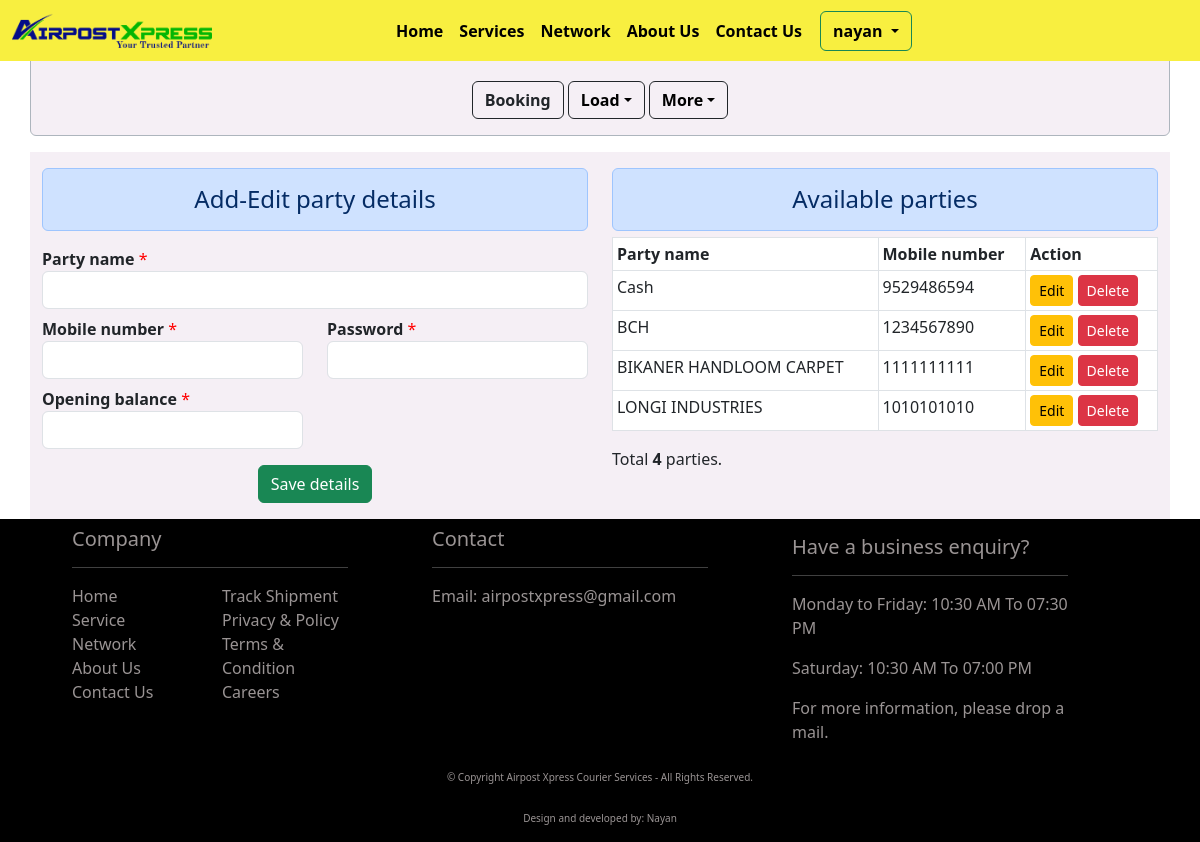
The page /part_master (signed in) on the database as committed earlier.
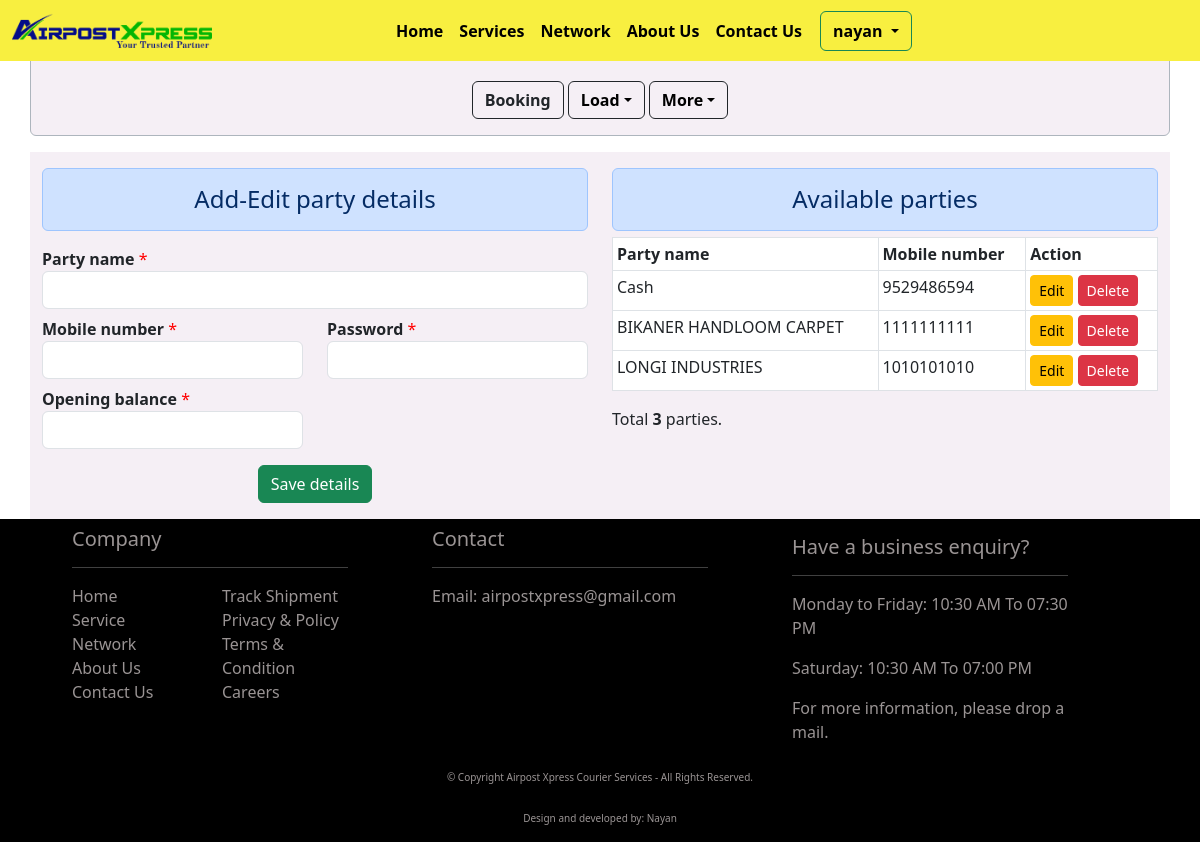
The same page on the database as committed later.
### api/models.py (models this page shows, shortened)
class PartyAccounts(models.Model):
    party_name = models.CharField(max_length=256, null=True, blank=False)
    mobile_number = models.CharField(max_length=25, null=True, blank=False)
    password = models.CharField(max_length=16, null=True, blank=False)
    user = models.ForeignKey(User, on_delete=models.CASCADE, null=True, blank=False)
    opening_balance = models.FloatField(blank=True, null=True, default=0.0)
    class Meta:
        verbose_name_plural = "Party master"

### api/views.py (the view)
# urls.py: path(r"part_master", part_master, name="part_master"),
@login_required(login_url="login_auth")
def part_master(request):
    parties = PartyAccounts.objects.filter(user=request.user)
    total_parties = len(parties)
    context = {"parties": parties, "total_parties": total_parties}
    return render(request, "party_master.html", context)

### api/templates/party_master.html (shortened to what this page needs)
{% extends 'base.html' %}{% load static %}{% block title %}Party master {% endblock title %}{% block content %}
<div class="container back_color">
    <div class="row">
        <div class="col-md-6 mt-3 border-dark">
            <h4 class="alert alert-primary text-center">Add-Edit party details</h4>
            <form action="{% url 'save_parties' %}" method="post">
                <label for="party"><b>Party name</b>
                    <span class="red_color">*</span>
                </label>
                <input type="text" id="party_name" name="party_name" class="form-control" required autofocus>
                <div class="row">
                    <div class="col-md-6 mt-2">
                        <label for="mobile_number"><b>Mobile number</b>
                            <span class="red_color">*</span>
                        </label>
                        <input type="text" id="mobile_number" name="mobile_number" class="form-control" required/>
                    </div>
                    <div class="col-md-6 mt-2">
                        <label for="password"><b>Password</b>
                            <span class="red_color">*</span>
                        </label>
                        <input type="text" id="password" name="password" class="form-control" required/>
                    </div>
                </div>
                <div class="row">
                    <div class="col-md-6 mt-2">
                        <label for="opening_balance"><b>Opening balance</b>
                            <span class="red_color">*</span>
                        </label>
                        <input type="number" id="opening_balance" name="opening_balance" class="form-control" required />
                    </div>
                </div>
                <div class="row">
                    <div class="col-12 text-center mt-3 mb-3">
                        <button type="submit" class="btn btn-success">Save details</button>
                    </div>
                </div>
            </form>
        </div>
        <div class="col-md-6 mt-3">
            <h4 class="alert alert-primary text-center" tabindex="0">Available parties</h4>
            <div class="table-responsive">
                <table class="table table-hover table-bordered table-sm booked_data">
                    <thead>
                        <tr>
                            <th scope="col">Party name</th>
                            <th scope="col">Mobile number</th>
                            <th scope="col">Action</th>
                        </tr>
                    </thead>
                    <tbody id="tbody">
                        {% for party in parties %}
                        <tr>
                            <td>{{ party.party_name }}</td>
                            <td>{{ party.mobile_number }}</td>
                            <td>
                                <input type="button" class="btn btn-warning btn-sm edit-btn" id="edit_party" value="Edit" data-sid="{{ party.id }}">
                                <input type="button" class="btn btn-danger btn-sm del-btn" id="delete_party" value="Delete" data-sid="{{ party.id }}">
                            </td>
                        </tr>
                        {% endfor %}
                    </tbody>
                </table>
            </div>
            <div class="text-start">
                <p id="total_parties">Total <b>{{ total_parties }}</b> parties.</p>
            </div>
        </div>
    </div>
</div>
{% include 'party_ajax.html' %} {% endblock content %}

Rows that differ between the two databases and show on the page:
removed PartyAccounts: party_name "BCH", mobile_number "1234567890"
Other text that changed with them:
{{ total_parties }}: "4" → "3"
